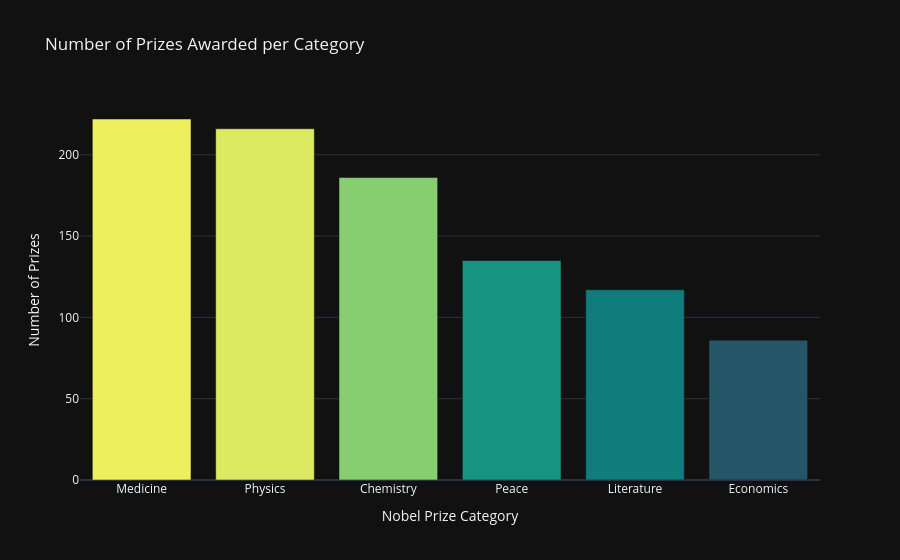

The code cell stored with this chart in its notebook:
### Code cell
v_bar = px.bar(
        x = prizes_category.index,
        y = prizes_category.values,
        color = prizes_category.values,
        color_continuous_scale='Aggrnyl',
        title='Number of Prizes Awarded per Category')

v_bar.update_layout(xaxis_title='Nobel Prize Category',
                    coloraxis_showscale=False,
                    yaxis_title='Number of Prizes')
v_bar.show()

### Figure 1 — Plotly figure (JSON) as saved in the notebook; plotly's stock layout.template omitted (floating-point values rounded to 4 significant figures)
{"data": [{"hovertemplate": "x=%{x}<br>y=%{y}<br>color=%{marker.color}<extra></extra>", "legendgroup": "", "marker": {"color": [222, 216, 186, 135, 117, 86], "coloraxis": "coloraxis", "pattern": {"shape": ""}}, "name": "", "orientation": "v", "showlegend": false, "textposition": "auto", "x": ["Medicine", "Physics", "Chemistry", "Peace", "Literature", "Economics"], "xaxis": "x", "y": [222, 216, 186, 135, 117, 86], "yaxis": "y", "type": "bar"}], "layout": {"xaxis": {"anchor": "y", "domain": [0.0, 1.0], "title": {"text": "Nobel Prize Category"}}, "yaxis": {"anchor": "x", "domain": [0.0, 1.0], "title": {"text": "Number of Prizes"}}, "coloraxis": {"colorbar": {"title": {"text": "color"}}, "colorscale": [[0.0, "rgb(36, 86, 104)"], [0.1667, "rgb(15, 114, 121)"], [0.3333, "rgb(13, 143, 129)"], [0.5, "rgb(57, 171, 126)"], [0.6667, "rgb(110, 197, 116)"], [0.8333, "rgb(169, 220, 103)"], [1.0, "rgb(237, 239, 93)"]], "showscale": false}, "legend": {"tracegroupgap": 0}, "title": {"text": "Number of Prizes Awarded per Category"}, "barmode": "relative"}}
